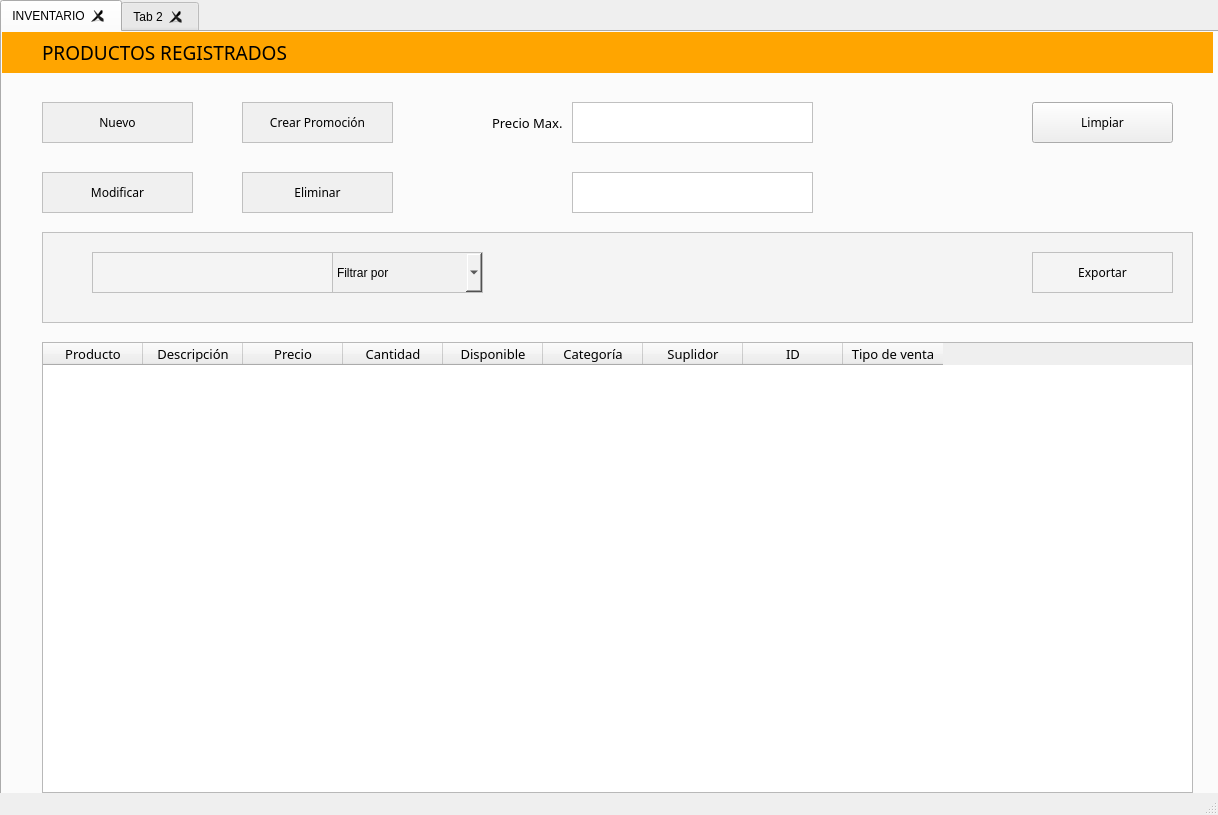
<?xml version="1.0" encoding="UTF-8"?>
<ui version="4.0">
 <class>MainWindow</class>
 <widget class="QMainWindow" name="MainWindow">
  <property name="geometry">
   <rect>
    <x>0</x>
    <y>0</y>
    <width>1218</width>
    <height>815</height>
   </rect>
  </property>
  <property name="windowTitle">
   <string>MainWindow</string>
  </property>
  <widget class="QWidget" name="centralwidget">
   <widget class="QTabWidget" name="tabWidget">
    <property name="geometry">
     <rect>
      <x>0</x>
      <y>0</y>
      <width>1231</width>
      <height>811</height>
     </rect>
    </property>
    <property name="currentIndex">
     <number>0</number>
    </property>
    <property name="tabsClosable">
     <bool>true</bool>
    </property>
    <widget class="QWidget" name="tab">
     <attribute name="icon">
      <iconset>
       <normaloff>../IMGS/20.png</normaloff>../IMGS/20.png</iconset>
     </attribute>
     <attribute name="title">
      <string>INVENTARIO</string>
     </attribute>
     <widget class="QPushButton" name="pushButton">
      <property name="geometry">
       <rect>
        <x>40</x>
        <y>70</y>
        <width>151</width>
        <height>41</height>
       </rect>
      </property>
      <property name="font">
       <font>
        <family>Bahnschrift Light</family>
       </font>
      </property>
      <property name="cursor">
       <cursorShape>PointingHandCursor</cursorShape>
      </property>
      <property name="styleSheet">
       <string notr="true">background:#F0F0F0;
border:1px solid #C0C0C0 ;</string>
      </property>
      <property name="text">
       <string>Nuevo</string>
      </property>
      <property name="icon">
       <iconset>
        <normaloff>../IMGS/39.png</normaloff>../IMGS/39.png</iconset>
      </property>
      <property name="iconSize">
       <size>
        <width>18</width>
        <height>18</height>
       </size>
      </property>
     </widget>
     <widget class="QPushButton" name="pushButton_2">
      <property name="geometry">
       <rect>
        <x>40</x>
        <y>140</y>
        <width>151</width>
        <height>41</height>
       </rect>
      </property>
      <property name="font">
       <font>
        <family>Bahnschrift Light</family>
       </font>
      </property>
      <property name="cursor">
       <cursorShape>PointingHandCursor</cursorShape>
      </property>
      <property name="styleSheet">
       <string notr="true">background:#F0F0F0;
border:1px solid #C0C0C0 ;</string>
      </property>
      <property name="text">
       <string>Modificar</string>
      </property>
      <property name="icon">
       <iconset>
        <normaloff>../IMGS/20.png</normaloff>../IMGS/20.png</iconset>
      </property>
     </widget>
     <widget class="QPushButton" name="pushButton_3">
      <property name="geometry">
       <rect>
        <x>240</x>
        <y>70</y>
        <width>151</width>
        <height>41</height>
       </rect>
      </property>
      <property name="font">
       <font>
        <family>Bahnschrift Light</family>
       </font>
      </property>
      <property name="cursor">
       <cursorShape>PointingHandCursor</cursorShape>
      </property>
      <property name="styleSheet">
       <string notr="true">background:#F0F0F0;
border:1px solid #C0C0C0 ;</string>
      </property>
      <property name="text">
       <string>Crear Promoción</string>
      </property>
      <property name="icon">
       <iconset>
        <normaloff>../IMGS/42.png</normaloff>../IMGS/42.png</iconset>
      </property>
      <property name="iconSize">
       <size>
        <width>20</width>
        <height>20</height>
       </size>
      </property>
     </widget>
     <widget class="QTableWidget" name="tableWidget">
      <property name="geometry">
       <rect>
        <x>40</x>
        <y>310</y>
        <width>1151</width>
        <height>451</height>
       </rect>
      </property>
      <column>
       <property name="text">
        <string>Producto</string>
       </property>
       <property name="font">
        <font>
         <family>Bahnschrift Light</family>
         <pointsize>10</pointsize>
        </font>
       </property>
      </column>
      <column>
       <property name="text">
        <string>Descripción</string>
       </property>
       <property name="font">
        <font>
         <family>Bahnschrift Light</family>
         <pointsize>10</pointsize>
        </font>
       </property>
      </column>
      <column>
       <property name="text">
        <string>Precio</string>
       </property>
       <property name="font">
        <font>
         <family>Bahnschrift Light</family>
         <pointsize>10</pointsize>
        </font>
       </property>
      </column>
      <column>
       <property name="text">
        <string>Cantidad</string>
       </property>
       <property name="font">
        <font>
         <family>Bahnschrift Light</family>
         <pointsize>10</pointsize>
        </font>
       </property>
      </column>
      <column>
       <property name="text">
        <string>Disponible</string>
       </property>
       <property name="font">
        <font>
         <family>Bahnschrift Light</family>
         <pointsize>10</pointsize>
        </font>
       </property>
      </column>
      <column>
       <property name="text">
        <string>Categoría</string>
       </property>
       <property name="font">
        <font>
         <family>Bahnschrift Light</family>
         <pointsize>10</pointsize>
        </font>
       </property>
      </column>
      <column>
       <property name="text">
        <string>Suplidor</string>
       </property>
       <property name="font">
        <font>
         <family>Bahnschrift Light</family>
         <pointsize>10</pointsize>
        </font>
       </property>
      </column>
      <column>
       <property name="text">
        <string>ID</string>
       </property>
       <property name="font">
        <font>
         <family>Bahnschrift Light</family>
         <pointsize>10</pointsize>
         <weight>50</weight>
         <bold>false</bold>
        </font>
       </property>
      </column>
      <column>
       <property name="text">
        <string>Tipo de venta</string>
       </property>
       <property name="font">
        <font>
         <family>Bahnschrift Light</family>
         <pointsize>10</pointsize>
        </font>
       </property>
      </column>
     </widget>
     <widget class="QPushButton" name="pushButton_6">
      <property name="geometry">
       <rect>
        <x>240</x>
        <y>140</y>
        <width>151</width>
        <height>41</height>
       </rect>
      </property>
      <property name="font">
       <font>
        <family>Bahnschrift Light</family>
       </font>
      </property>
      <property name="cursor">
       <cursorShape>PointingHandCursor</cursorShape>
      </property>
      <property name="styleSheet">
       <string notr="true">background:#F0F0F0;
border:1px solid #C0C0C0 ;</string>
      </property>
      <property name="text">
       <string>Eliminar</string>
      </property>
      <property name="icon">
       <iconset>
        <normaloff>../IMGS/38.png</normaloff>../IMGS/38.png</iconset>
      </property>
      <property name="iconSize">
       <size>
        <width>18</width>
        <height>18</height>
       </size>
      </property>
     </widget>
     <widget class="QWidget" name="widget" native="true">
      <property name="geometry">
       <rect>
        <x>40</x>
        <y>200</y>
        <width>1151</width>
        <height>91</height>
       </rect>
      </property>
      <property name="styleSheet">
       <string notr="true">background: #f4f4f4;
border:1px solid #C0C0C0 ;</string>
      </property>
      <widget class="QLineEdit" name="lineEdit">
       <property name="geometry">
        <rect>
         <x>50</x>
         <y>20</y>
         <width>241</width>
         <height>41</height>
        </rect>
       </property>
       <property name="styleSheet">
        <string notr="true">border:1px solid #C0C0C0 ;</string>
       </property>
       <property name="alignment">
        <set>Qt::AlignCenter</set>
       </property>
      </widget>
      <widget class="QComboBox" name="comboBox">
       <property name="geometry">
        <rect>
         <x>290</x>
         <y>20</y>
         <width>151</width>
         <height>41</height>
        </rect>
       </property>
       <property name="styleSheet">
        <string notr="true">background: #F1F1F1;
border:1px solid #C0C0C0 ;</string>
       </property>
       <item>
        <property name="text">
         <string>Filtrar por</string>
        </property>
        <property name="icon">
         <iconset>
          <normaloff>../IMGS/41.png</normaloff>../IMGS/41.png</iconset>
        </property>
       </item>
       <item>
        <property name="text">
         <string>ID</string>
        </property>
       </item>
       <item>
        <property name="text">
         <string>Fecha</string>
        </property>
       </item>
       <item>
        <property name="text">
         <string>Precio</string>
        </property>
       </item>
       <item>
        <property name="text">
         <string>Cantidad</string>
        </property>
       </item>
      </widget>
      <widget class="QPushButton" name="pushButton_5">
       <property name="geometry">
        <rect>
         <x>990</x>
         <y>20</y>
         <width>141</width>
         <height>41</height>
        </rect>
       </property>
       <property name="font">
        <font>
         <family>Bahnschrift Light</family>
        </font>
       </property>
       <property name="text">
        <string>Exportar</string>
       </property>
       <property name="icon">
        <iconset>
         <normaloff>../IMGS/40.png</normaloff>../IMGS/40.png</iconset>
       </property>
       <property name="iconSize">
        <size>
         <width>19</width>
         <height>19</height>
        </size>
       </property>
      </widget>
      <widget class="QPushButton" name="pushButton_4">
       <property name="geometry">
        <rect>
         <x>-10</x>
         <y>20</y>
         <width>75</width>
         <height>41</height>
        </rect>
       </property>
       <property name="styleSheet">
        <string notr="true">border: none;
background: transparent;</string>
       </property>
       <property name="text">
        <string/>
       </property>
       <property name="icon">
        <iconset>
         <normaloff>../IMGS/13.png</normaloff>../IMGS/13.png</iconset>
       </property>
      </widget>
     </widget>
     <widget class="QWidget" name="widget_2" native="true">
      <property name="geometry">
       <rect>
        <x>-10</x>
        <y>0</y>
        <width>1221</width>
        <height>41</height>
       </rect>
      </property>
      <property name="styleSheet">
       <string notr="true">background: orange;</string>
      </property>
      <widget class="QLabel" name="label">
       <property name="geometry">
        <rect>
         <x>50</x>
         <y>-10</y>
         <width>331</width>
         <height>61</height>
        </rect>
       </property>
       <property name="font">
        <font>
         <family>Bahnschrift SemiBold</family>
         <pointsize>14</pointsize>
        </font>
       </property>
       <property name="styleSheet">
        <string notr="true">COLOR: black;</string>
       </property>
       <property name="text">
        <string>PRODUCTOS REGISTRADOS</string>
       </property>
      </widget>
     </widget>
     <widget class="QLineEdit" name="lineEdit_2">
      <property name="geometry">
       <rect>
        <x>570</x>
        <y>140</y>
        <width>241</width>
        <height>41</height>
       </rect>
      </property>
      <property name="styleSheet">
       <string notr="true">border:1px solid #C0C0C0 ;</string>
      </property>
      <property name="alignment">
       <set>Qt::AlignCenter</set>
      </property>
     </widget>
     <widget class="QLineEdit" name="lineEdit_3">
      <property name="geometry">
       <rect>
        <x>570</x>
        <y>70</y>
        <width>241</width>
        <height>41</height>
       </rect>
      </property>
      <property name="styleSheet">
       <string notr="true">border:1px solid #C0C0C0 ;</string>
      </property>
      <property name="alignment">
       <set>Qt::AlignCenter</set>
      </property>
     </widget>
     <widget class="QLabel" name="label_2">
      <property name="geometry">
       <rect>
        <x>490</x>
        <y>75</y>
        <width>81</width>
        <height>31</height>
       </rect>
      </property>
      <property name="font">
       <font>
        <family>Bahnschrift Light</family>
        <pointsize>10</pointsize>
       </font>
      </property>
      <property name="text">
       <string>Precio Max.</string>
      </property>
     </widget>
     <widget class="QPushButton" name="pushButton_7">
      <property name="geometry">
       <rect>
        <x>1030</x>
        <y>70</y>
        <width>141</width>
        <height>41</height>
       </rect>
      </property>
      <property name="font">
       <font>
        <family>Bahnschrift Light</family>
       </font>
      </property>
      <property name="text">
       <string>Limpiar</string>
      </property>
      <property name="icon">
       <iconset>
        <normaloff>../IMGS/38.png</normaloff>../IMGS/38.png</iconset>
      </property>
      <property name="iconSize">
       <size>
        <width>19</width>
        <height>19</height>
       </size>
      </property>
     </widget>
    </widget>
    <widget class="QWidget" name="tab_2">
     <attribute name="title">
      <string>Tab 2</string>
     </attribute>
    </widget>
   </widget>
  </widget>
  <widget class="QStatusBar" name="statusbar"/>
 </widget>
 <resources/>
 <connections/>
</ui>
